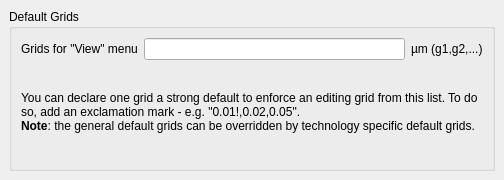
<?xml version="1.0" encoding="UTF-8"?>
<ui version="4.0">
 <class>MainConfigPage3</class>
 <widget class="QFrame" name="MainConfigPage3">
  <property name="geometry">
   <rect>
    <x>0</x>
    <y>0</y>
    <width>504</width>
    <height>180</height>
   </rect>
  </property>
  <property name="windowTitle">
   <string>Settings</string>
  </property>
  <layout class="QVBoxLayout">
   <property name="spacing">
    <number>6</number>
   </property>
   <property name="margin" stdset="0">
    <number>9</number>
   </property>
   <item>
    <widget class="QGroupBox" name="groupBox">
     <property name="title">
      <string>Default Grids</string>
     </property>
     <layout class="QGridLayout">
      <property name="margin" stdset="0">
       <number>9</number>
      </property>
      <property name="spacing">
       <number>6</number>
      </property>
      <item row="0" column="0">
       <widget class="QLabel" name="textLabel1">
        <property name="sizePolicy">
         <sizepolicy hsizetype="Preferred" vsizetype="Preferred">
          <horstretch>0</horstretch>
          <verstretch>0</verstretch>
         </sizepolicy>
        </property>
        <property name="text">
         <string>Grids for &quot;View&quot; menu</string>
        </property>
       </widget>
      </item>
      <item row="0" column="2">
       <widget class="QLabel" name="textLabel1_4">
        <property name="text">
         <string>µm (g1,g2,...)</string>
        </property>
       </widget>
      </item>
      <item row="0" column="1">
       <widget class="QLineEdit" name="grids_edit">
        <property name="sizePolicy">
         <sizepolicy hsizetype="Expanding" vsizetype="Fixed">
          <horstretch>0</horstretch>
          <verstretch>0</verstretch>
         </sizepolicy>
        </property>
       </widget>
      </item>
      <item row="1" column="0" colspan="3">
       <widget class="QLabel" name="label">
        <property name="text">
         <string>&lt;html&gt;You can declare one grid a strong default to enforce an editing grid from this list. To do so, add an exclamation mark - e.g. &quot;0.01!,0.02,0.05&quot;.
&lt;br/&gt;&lt;b&gt;Note&lt;/b&gt;: the general default grids can be overridden by technology specific default grids.&lt;/html&gt;</string>
        </property>
        <property name="wordWrap">
         <bool>true</bool>
        </property>
       </widget>
      </item>
     </layout>
    </widget>
   </item>
  </layout>
 </widget>
 <layoutdefault spacing="6" margin="11"/>
 <resources/>
 <connections/>
</ui>
